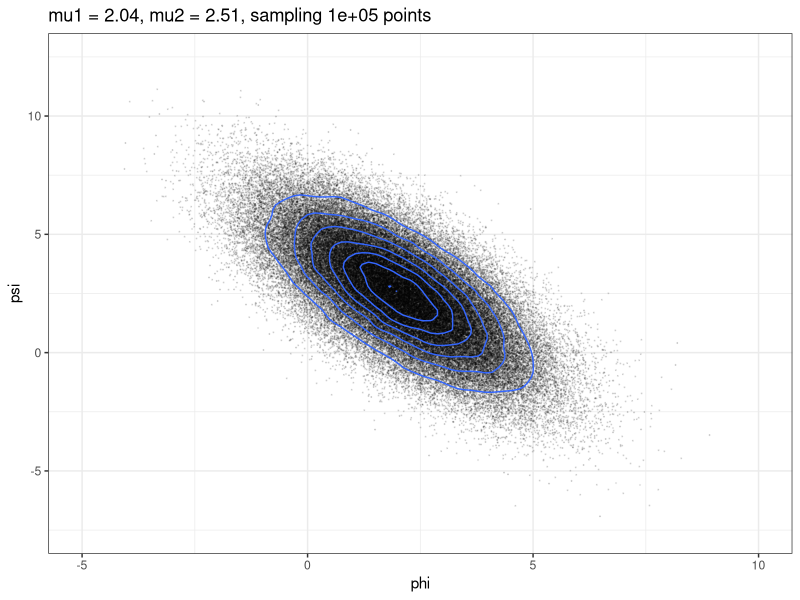
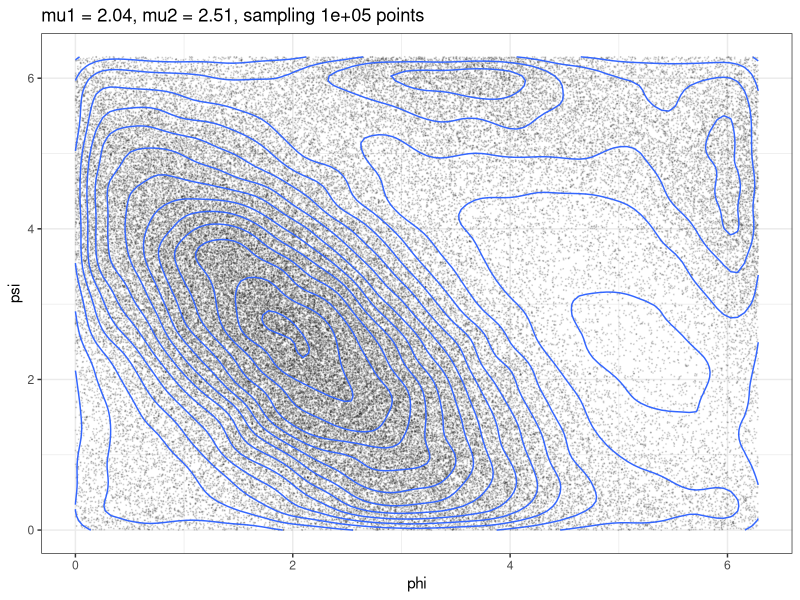
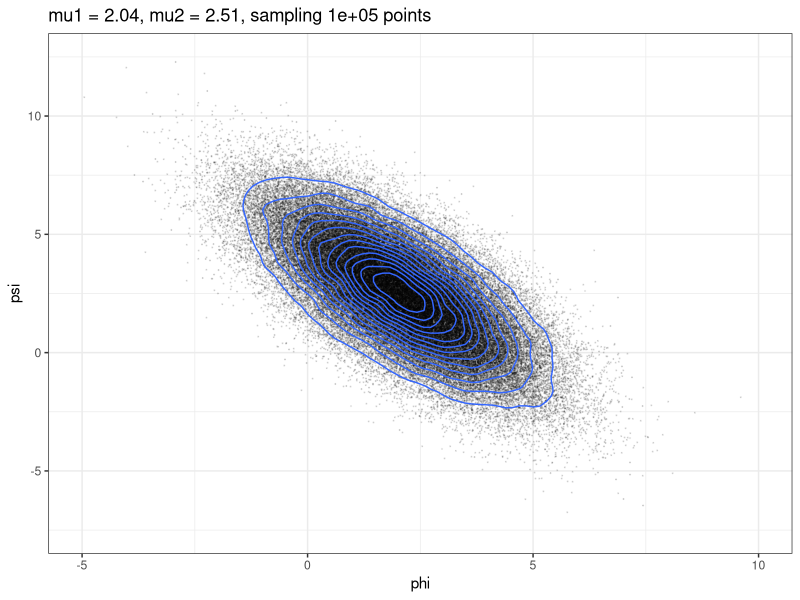
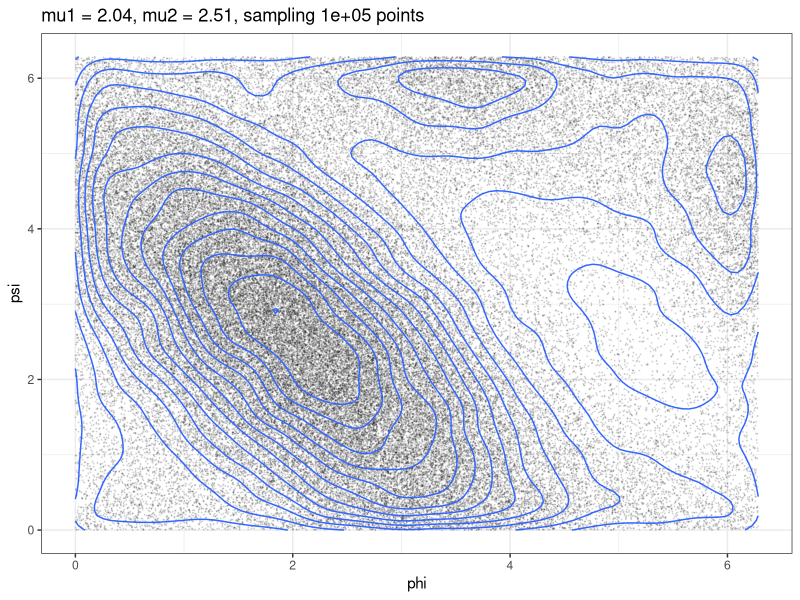
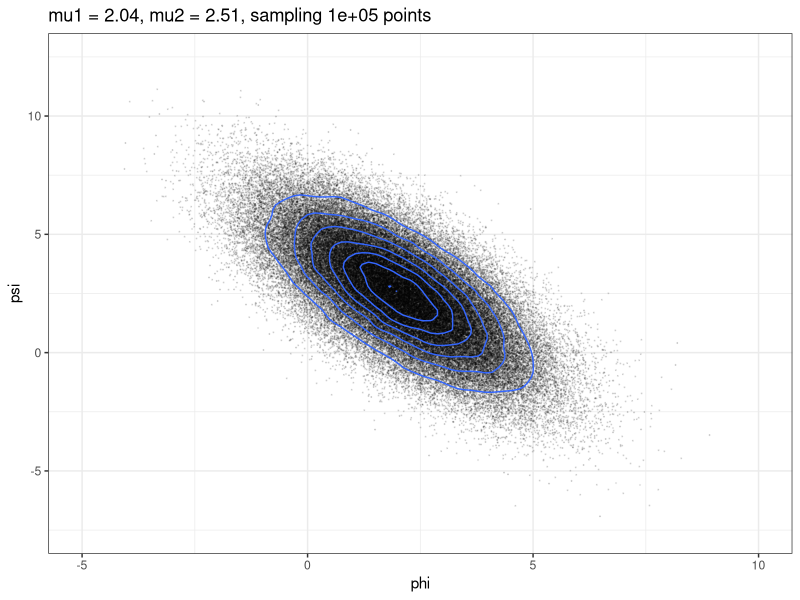
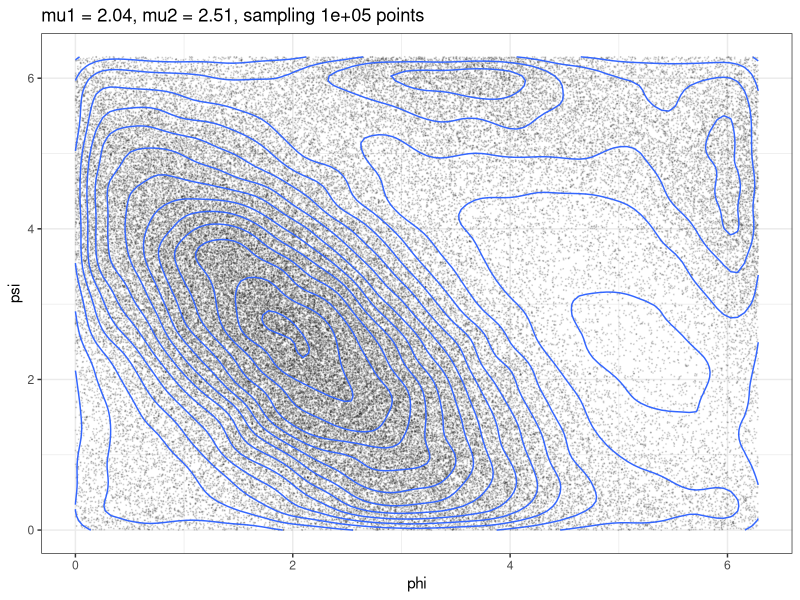
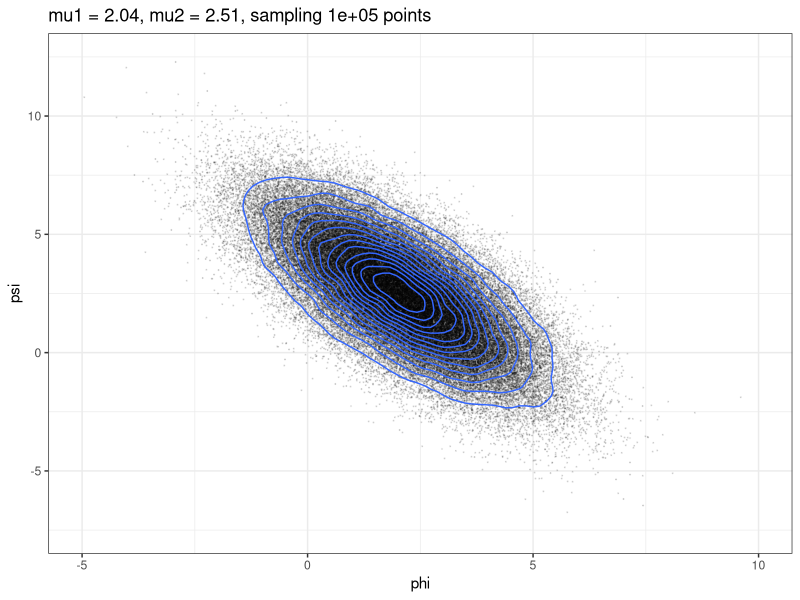
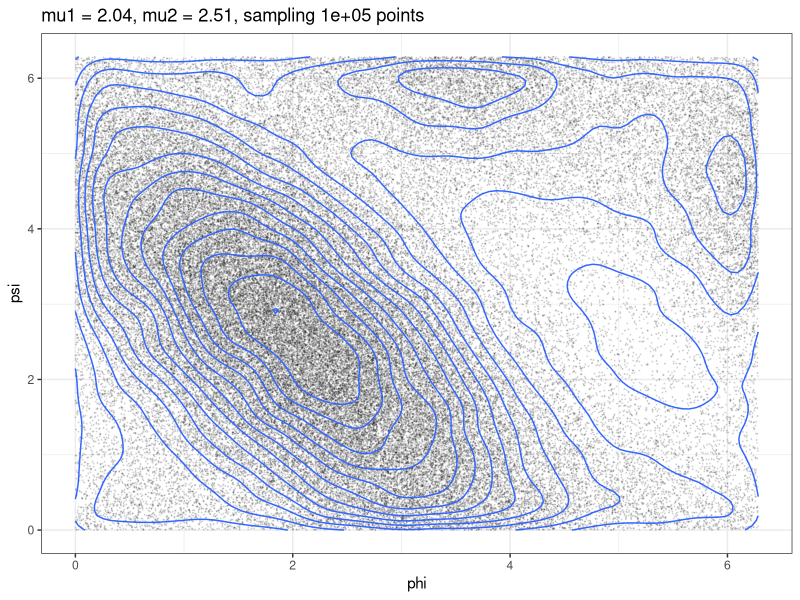

These charts were generated, in order, by the following R code:
###
#

setwd("~/WorkSpace/toroidalDiffusion/experiments/BivariateDist")

library(tidyverse)

# contour plot for bivariate normal data
contour <- function(bvn, x_string, y_string, size, alpha){
  require("ggplot2")
  p <- ggplot(bvn, aes_string(x = x_string, y = y_string)) +
    geom_point(size=size, alpha = alpha) +
    geom_density2d() +
    labs(title=paste0("mu1 = ", round(mu1,2), ", mu2 = ", round(mu2,2), ", sampling ", N, " points")) +
    theme_bw()
  return(p)
}

wrap_to_torus <- function(df, RANGE = 2 * pi) {
  #if (ncol(df) != 2) stop("Input data frame must have exactly two columns.")
  # Compute modulo 2*pi to apply wrapping
  return(df %% RANGE)
}

N <- 100000 # Number of random samples
psize=.1; palpha = .1
set.seed(777)
# 𝜙, 𝜓.  phi, psi
mu1 <- pi * 0.65; s1 <- 1.5
mu2 <- pi * 0.8; s2 <- 1.5
alpha <- c(1.0, 0.5, 0.5)
# A = (a1, a3 * s1/s2; a3 * s2/s1, a2)
A <- matrix(c(alpha[1], alpha[3]*s1/s2, alpha[3]*s2/s1, alpha[2]), 2)
Sigma = diag(s1^2, s2^2)
# covariance matrix is 1/2 * A^−1 * Σ
covarM = 0.5 * solve(A) %*% Sigma
# solved by alpha and sd
covarM2 = 0.5 / (alpha[1]*alpha[2]-alpha[3]*alpha[3]) *
  matrix(c(alpha[2]*s1*s1, -alpha[3]*s1*s2, -alpha[3]*s1*s2, alpha[1]*s2*s2), 2)
stopifnot(covarM == covarM2)

# X ∼ N (μ, 1/2 * A^−1 * Σ)

### 1. MASS package
library(MASS)
bvn1 <- mvrnorm(N, mu = c(mu1, mu2), Sigma = covarM ) # from MASS package
colnames(bvn1) <- c("phi","psi")
p1 <- contour(as_tibble(bvn1), "phi","psi", size=psize, alpha=palpha) +
  xlim(-5, 10) + ylim(-7.5, 12.5)
p1
ggsave("bivariate.pdf", p1, width = 6, height = 6)

# wrapped
bvnWrp1 <- wrap_to_torus(bvn1)
# bvn2
p2 <- contour(as_tibble(bvnWrp1), "phi","psi", size=psize, alpha=palpha)
p2
ggsave("wrapped-bivariate.pdf", p2, width = 6, height = 6)


### 3. first simulating a point from the marginal distribution
# of one of the random variables and then simulating from the second
# random variable conditioned on the first.

rbvn<-function (n, m1, s1, m2, s2, rho) {
  X1 <- rnorm(n, mu1, s1)
  X2 <- rnorm(n, mu2 + (s2/s1) * rho *
                (X1 - mu1), sqrt((1 - rho^2)*s2^2))
  cbind(X1, X2)
}

# transfer them into the expected parameters
# expected covariance matrix s1^2, s1*s2*rho, s1*s2*rho, s2^2
o = 0.5 / (alpha[1]*alpha[2]-alpha[3]*alpha[3])
rho = -alpha[3] * o / ( sqrt(o * alpha[2] ) * sqrt(o * alpha[1] ) )
s1e = sqrt(o * alpha[2] ) * s1
s2e = sqrt(o * alpha[1] ) * s2

bvn3 <- rbvn(N,mu1,s1e,mu2,s2e,rho)
colnames(bvn3) <- c("phi","psi")
p1 <- contour(as_tibble(bvn3), "phi","psi", size=psize, alpha=palpha) +
  xlim(-5, 10) + ylim(-7.5, 12.5)
p1
ggsave("bivariate2.pdf", p1, width = 6, height = 6)

# wrapped
bvnWrp3 <- wrap_to_torus(bvn3)
# bvn2
p2 <- contour(as_tibble(bvnWrp3), "phi","psi", size=psize, alpha=palpha)
p2
ggsave("wrapped-bivariate2.pdf", p2, width = 6, height = 6)

